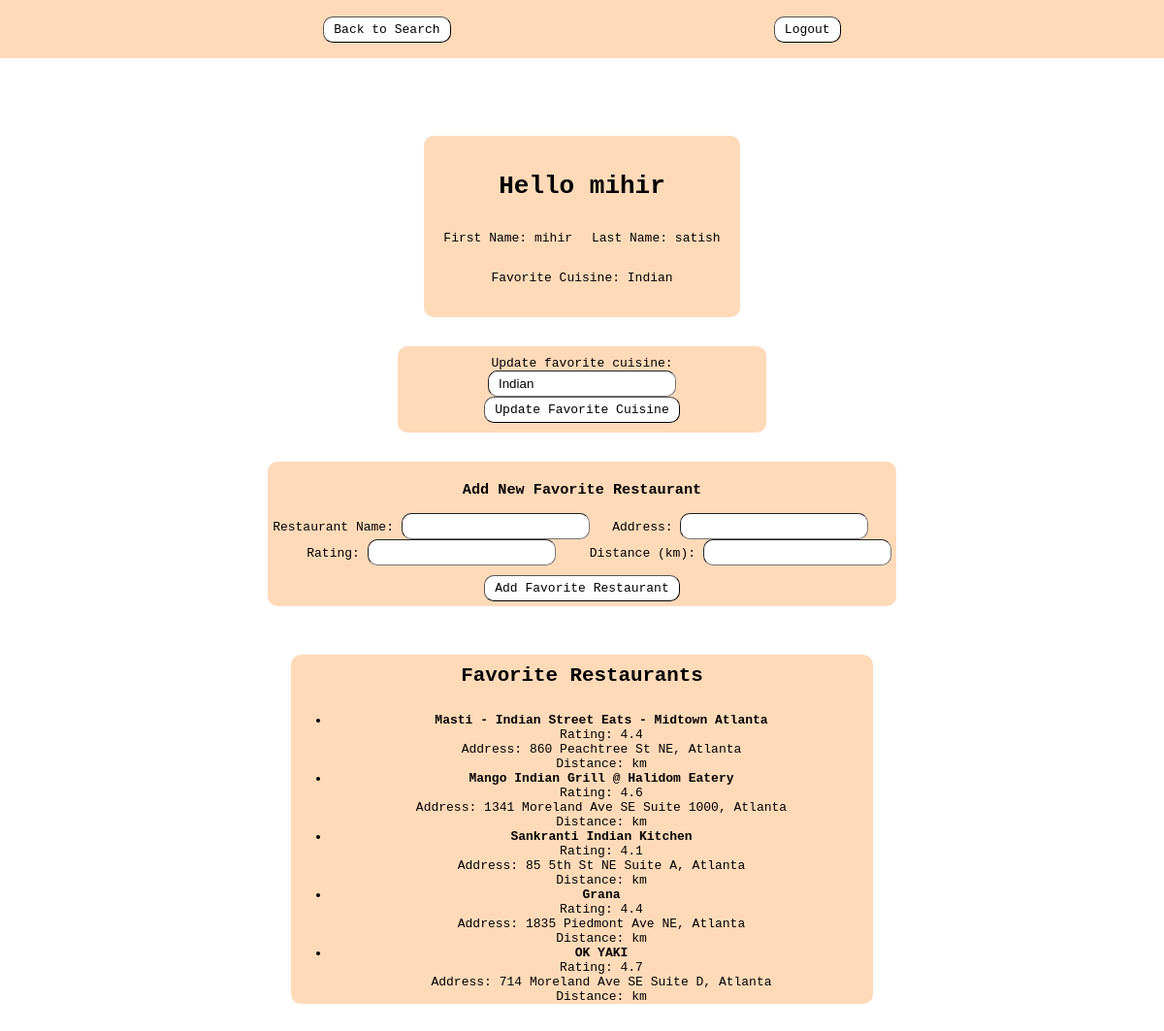
/profile/ (signed in), run on the app's committed database.
### authentication/models.py (models this page shows)
class Profile(models.Model):
    user = models.OneToOneField(User, on_delete=models.CASCADE)
    favorite_cusine = models.TextField(blank=True)

### profilePage/models.py (models this page shows, shortened)
class FavoriteRestaurant(models.Model):
    user = models.ForeignKey(User, on_delete=models.CASCADE)  # Link to User
    name = models.CharField(max_length=255)
    rating = models.DecimalField(max_digits=3, decimal_places=1)
    address = models.CharField(max_length=255)

### profilePage/views.py (the view, shortened to what this page needs)
# urls.py: path('profile/', profile_page, name='profile'),
@login_required
def profile_page(request):
    username = request.user.username
    first_name = request.user.first_name
    last_name = request.user.last_name
    profile = Profile.objects.get(user=request.user)
    favorite_restaurants = FavoriteRestaurant.objects.filter(user=request.user)
    context = {
        "greeting": f"Hello {username}",
        "first_name": first_name,
        "last_name": last_name,
        "favorite_cusine": profile.favorite_cusine,
        "favorite_restaurants": favorite_restaurants  # Pass the restaurants to the template
    }
    return render(request, 'profile.html', context)

### profilePage/templates/profile.html (shortened to what this page needs)
<!DOCTYPE html>
<html>
{% load static %}
<head>
    <link rel="stylesheet" href="{% static 'styleForProfile.css' %}">
</head>
<body>
    <div class="topBar">
            <button class="button">Back to Search</button>
            <button class="button">Logout</button>
    </div>
    <div class="userdisplay">
        <h1>{{ greeting }}</h1>
        <div class="userInfo">
            <p class="center">First Name: {{ first_name }}</p>
            <p class="center">Last Name: {{ last_name }}</p>
        </div>
        <div class="favCusine">
            <p class="center">Favorite Cuisine: {{ favorite_cusine }}</p>
        </div>
        </div>
    <div class="updateFav">
    <form method="POST" action="">
        <label for="favorite_cusine">Update favorite cuisine:</label><br>
        <input type="text" name="favorite_cusine" id="favorite_cusine" value="{{ favorite_cusine }}">
        <button type="submit">Update Favorite Cuisine</button>
    </form>
    </div>
    <div class="addFav">
        <form method="POST" action="">
            <h3>Add New Favorite Restaurant</h3>
            <div class="restaurantInputs">
                <div class="restaurantIputs1">
                    <label for="restaurant_name">Restaurant Name:</label>
                    <input type="text" id="restaurant_name" name="restaurant_name" required><br>
                    <label for="restaurant_rating">Rating:</label>
                    <input type="number" step="0.1" id="restaurant_rating" name="restaurant_rating" required><br>
                </div>
                <div class="restaurantIputs2">
                    <label for="restaurant_address">Address:</label>
                    <input type="text" id="restaurant_address" name="restaurant_address" required><br>
                    <label for="restaurant_distance">Distance (km):</label>
                    <input type="number" step="0.1" id="restaurant_distance" name="restaurant_distance" required><br>
                </div>
            </div>
            <button type="submit">Add Favorite Restaurant</button>
        </form>
        </div>
    <div class="favorites">
        <h2 class="fav-title">Favorite Restaurants</h2>
        {% if favorite_restaurants %}
            <ul>
                {% for restaurant in favorite_restaurants %}
                    <li>
                        <strong>{{ restaurant.name }}</strong><br>
                        Rating: {{ restaurant.rating }}<br>
                        Address: {{ restaurant.address }}<br>
                        Distance: {{ restaurant.distance }} km
                    </li>
                {% endfor %}
            </ul>
        {% else %}
            <p>No favorite restaurants yet.</p>
        {% endif %}
    </div>
</body>
</html>

### profilePage/static/styleForProfile.css (style rules this page uses)
.topBar { width: 100%; height: 60px; background-color: peachpuff; display: flex; justify-content: center; align-items: center; justify-content: space-evenly; }
.userInfo { display: flex; justify-content: space-evenly; align-items: center; width: 100%; background-color: peachpuff; gap: 20px; }
.button { font-family: monospace; font-size: 1em; padding: 5px 10px; border-radius: 10px; border-width: 1px; background-color: #ffffff; cursor: pointer; }
body, .top-bar { margin: 0; padding: 0; font-family: monospace; }
.userdisplay { padding: 20px; margin-top: 80px; margin-left: auto; margin-right: auto; width: max-content; text-align: center; background-color: peachpuff; font-family: monospace; justify-content: center; align-items: center; border-radius: 10px; }
.favorites { margin-top: 50px; margin-bottom:50px; margin-left: auto; margin-right: auto; height: auto; width: 50%; text-align: center; background-color: peachpuff; font-family: monospace; justify-content: center; align-items: center; border-radius: 10px; }
.fav-title { padding: 10px; font-size: 1.6em; }
.updateFav { margin-left: auto; margin-right: auto; display: flex; justify-content: space-evenly; align-items: center; width: 30%; background-color: peachpuff; gap: 20px; border-radius: 10px; padding: 10px; margin-top: 30px; text-align: center; }
.addFav { margin-left: auto; margin-right: auto; justify-content: space-evenly; align-items: center; width: fit-content; height: fit-content; background-color: peachpuff; border-radius: 10px; margin-top: 30px; text-align: center; padding: 5px; }
.restaurantInputs { display: flex; justify-content: space-evenly; margin-bottom: 10px; }
button { font-family: monospace; font-size: 1em; padding: 5px 10px; border-radius: 10px; border-width: 1px; background-color: #ffffff; cursor: pointer; }
input { border-radius: 10px; padding: 5px; border-width: 1px; text-align: left; padding-left: 10px; }

### data on the page
Profile: favorite_cusine "Indian"
FavoriteRestaurant: name "Masti - Indian Street Eats - Midtown Atlanta", rating "4.4", address "860 Peachtree St NE, Atlanta"
FavoriteRestaurant: name "Mango Indian Grill @ Halidom Eatery", rating "4.6", address "1341 Moreland Ave SE Suite 1000, Atlanta"
FavoriteRestaurant: name "Sankranti Indian Kitchen", rating "4.1", address "85 5th St NE Suite A, Atlanta"
FavoriteRestaurant: name "Grana", rating "4.4", address "1835 Piedmont Ave NE, Atlanta"
FavoriteRestaurant: name "OK YAKI", rating "4.7", address "714 Moreland Ave SE Suite D, Atlanta"

### other printed values
{{ greeting }} "Hello mihir"
{{ first_name }} "mihir"
{{ last_name }} "satish"
